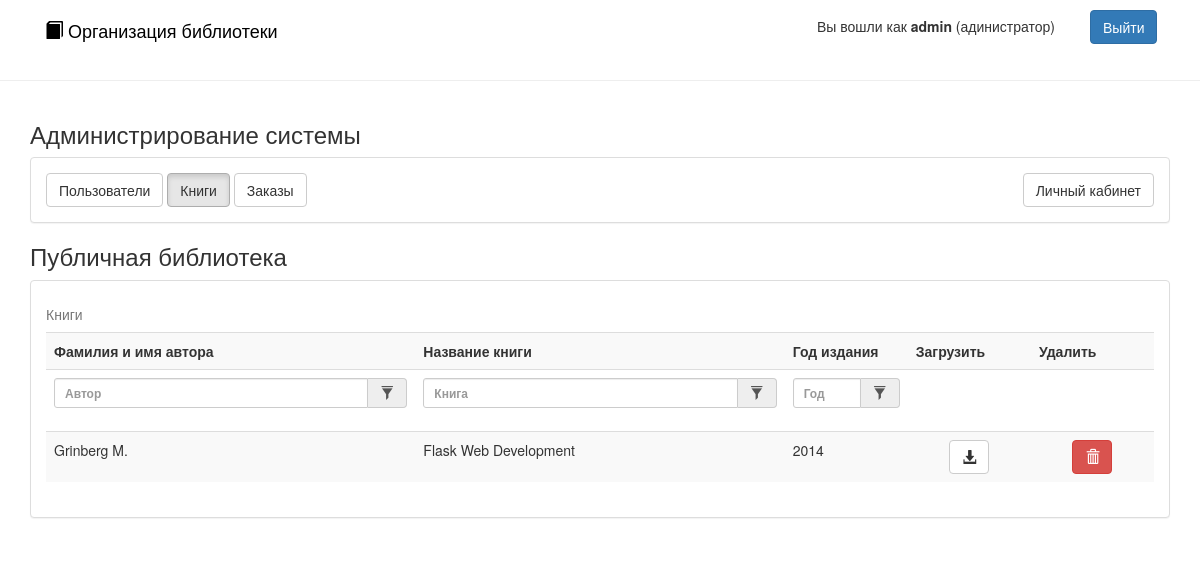
The page /admin/public (signed in) on the database as committed earlier.
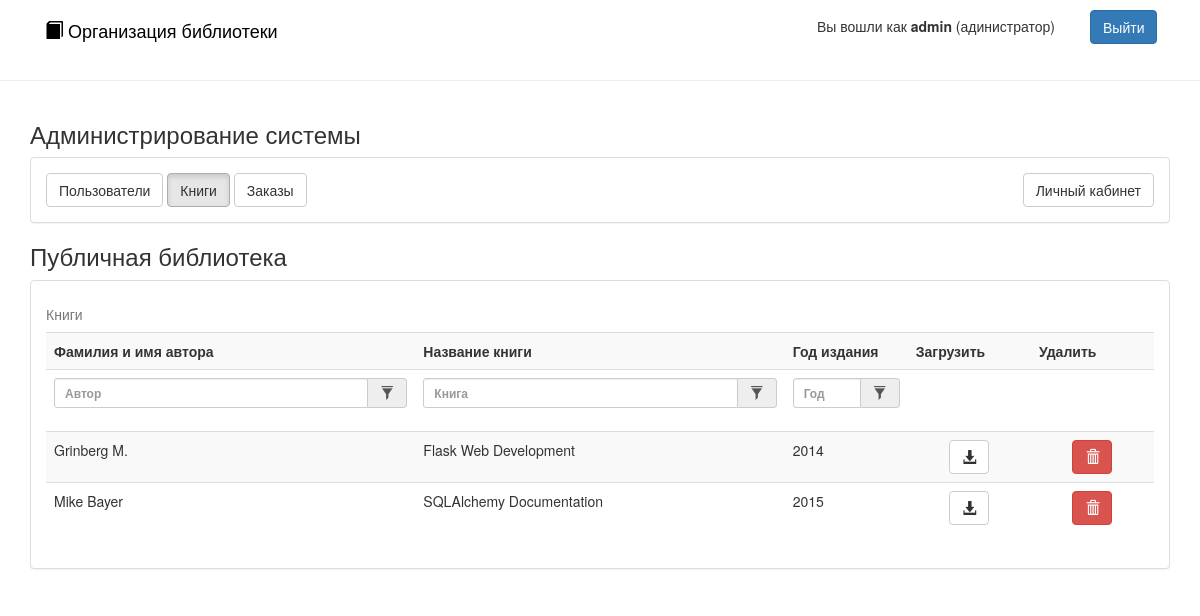
The same page on the database as committed later.
### app/models/Book.py (models this page shows, shortened)
class Book(db.Model):
    id = db.Column('id', db.String(36), primary_key=True, nullable=False)
    author = db.Column('author', db.Integer, nullable=False)
    name = db.Column('name', db.String(300), nullable=False)
    year = db.Column('year', db.Integer, nullable=False)
    file = db.Column('file', db.String(200), nullable=False)
    is_public = db.Column('is_public', db.Boolean, nullable=False)
    create_date = db.Column('create_date', db.DateTime, nullable=False)
    added_by_login = db.Column(db.String(30), ForeignKey('user.login'), nullable=False)
    added_by = db.relationship('User')
    @classmethod
    def get_public(cls):
        return cls.query.filter(cls.is_public).all()

### app/controllers/AdminController.py (the view)
@app.route("/admin/public")
@login_required
def admin_public():
    books = Book.get_public()
    return render_template('/admin/publiclib.html', books=books)

### app/controllers/LoginController.py (called while the page is built)
@login_manager.user_loader
def load_user(lgn):
    return User.get(lgn)

### app/models/User.py (called while the page is built)
    @classmethod
    def get(cls, id):
        return cls.query.get(id)

### templates/admin/publiclib.html (shortened to what this page needs)
{% extends "layout.html" %}
{% block body %}
<div class="container">
    <h3>Администрирование системы</h3>
    <div class="panel panel-default">
        <div class="panel-body">
            <a href="{{ url_for('admin_users') }}" class="btn btn-default">Пользователи</a>
            <a href="{{ url_for('admin_public') }}" class=" btn btn-default active">Книги</a>
            <a href="{{ url_for('admin_orders') }}" class="btn btn-default ">Заказы</a>
            <a href="{{ url_for('main') }}" class="btn btn-default pull-right">Личный кабинет</a>
        </div>
    </div>
    <h3>Публичная библиотека</h3>
    <div class="panel panel-default" style="max-height: 550px; overflow-y: scroll;">
            <div class="panel-body">
                <table class="table table-striped" id="books" >
                    <caption>Книги</caption>
                    <tr>
                        <th width="30%">Фамилия и имя автора</th>
                        <th width="30%">Название книги</th>
                        <th width="10%">Год издания</th>
                        <th width="10%">Загрузить</th>
                        <th width="10%">Удалить</th>
                    </tr>
                    <tr>
                        <th>
                            <div class="form-group form-group-sm">
                                <div class="input-group">
                                    <input type="text" class="form-control" id="filterAuthorName" placeholder="Автор">
                                    <div class="input-group-addon btn">
                                        <span class="glyphicon glyphicon-filter" aria-hidden="true"></span>
                                    </div>
                                </div>
                            </div>
                        </th>
                        <th>
                            <div class="form-group form-group-sm">
                                <div class="input-group">
                                    <input type="text" class="form-control" id="filterBookName" placeholder="Книга">
                                    <div class="input-group-addon btn">
                                        <span class="glyphicon glyphicon-filter" aria-hidden="true"></span>
                                    </div>
                                </div>
                            </div>
                        </th>
                        <th>
                            <div class="form-group form-group-sm">
                                <div class="input-group">
                                    <input type="text" class="form-control" id="filterYear" placeholder="Год">
                                    <div class="input-group-addon btn">
                                        <span class="glyphicon glyphicon-filter" aria-hidden="true"></span>
                                    </div>
                                </div>
                            </div>
                        </th>
                        <td></td>
                        <td></td>
                    </tr>
                   {% for book in books %}
                    <tr>
                        <td>{{ book.author }}</td>
                        <td>{{ book.name }}</td>
                        <td>{{ book.year }}</td>
                        <td align="center"><a download href="static/books/{{ book.file }}" class="btn btn-default"><span class="glyphicon glyphicon-download-alt" aria-hidden="true"></span></a></td>
                        <td align="center"><a href="{{ url_for('book_delete', book_id=book.id) }}" class="btn btn-danger"><span class="glyphicon glyphicon-trash" aria-hidden="true"></span></a></td>
                    </tr>
                    {% endfor %}
                </table>
            </div>
    </div>
</div>
{% endblock %}

Rows that differ between the two databases and show on the page:
added Book: author "Mike Bayer", name "SQLAlchemy Documentation", year "2015"
